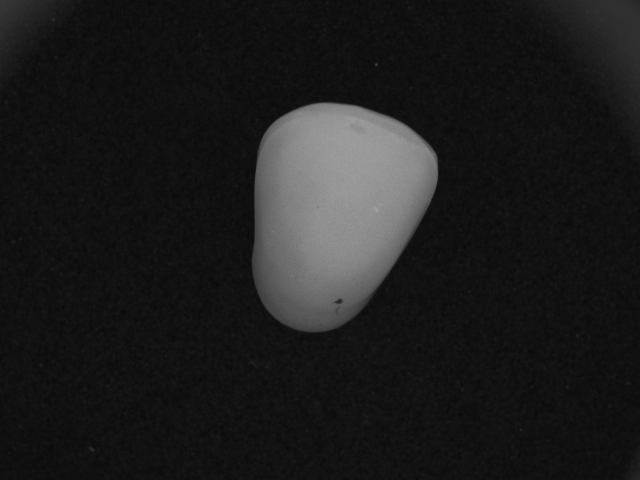
%> input picture Matlab/Imagenes/con defecto/S1.bmp, 640 x 480 px; its folder holds only this picture in this run
$ octave detectorImpureza.m   (GNU Octave 9; MATLAB toolbox functions it lacks are replaced by stand-ins)
%> lines starting %> are read from the running program, lines starting %| are printed output that depends on the picture
### Matlab/Scripts/cutImage.m
function imgRecortada = cutImage(image)
imgRecortada = image(65:380,150:490);
end

### Matlab/Scripts/detectorImpureza.m
%Directorio de entrada de los archivos con defectos
DIRENTRADA = '..\Imagenes\con defecto\';
DIRENTRADA2 = '..\Imagenes\sin defecto\';
%Elemento estructural
eleStructural = ones(4);
for ju=1:2
    if ju==1
        files = dir(strcat(DIRENTRADA,'*.bmp'));
    else
        files = dir(strcat(DIRENTRADA2,'*.bmp'));
    end
    [f c] = size(files);

     contImg = 0;

    %For que recorre las im醙enes y les aplica la funcion Bottom Hat
    for i=1:f
        if ju==1
            nomImg = strcat(DIRENTRADA,files(i).name);
        else
            nomImg = strcat(DIRENTRADA2,files(i).name);
        end
        img = imread(nomImg);
%> img is the input picture: size 480x640x3 uint8; min 10, max 161, mean 28.9
        %Corta la imagen para eliminar, en lo posible, el fondo.
        img = cutImage(img);
%> in cutImage, `imgRecortada = image(65:380,150:490);`:
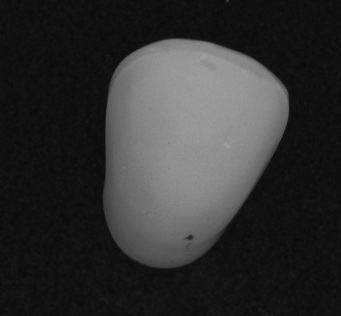
%> imgRecortada: size 316x341 uint8; min 10, max 161, mean 49.2
        %Aplicamos el filtro Bottom Hat
        bhImagen = imbothat(img,eleStructural);
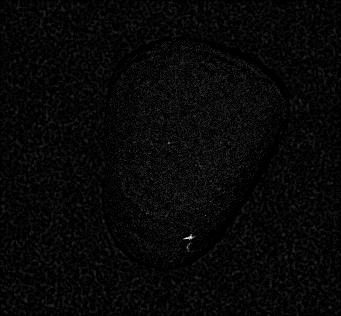
%> bhImagen: size 316x341 uint8; min 0, max 37, mean 1.1; drawn with min black and max white

        [ff cc] = size(bhImagen);
%> ff = 316; cc = 341
        cont = 0;
        for j=1:ff
            for k=1:cc
                if bhImagen(j,k,1) >= 22
                    cont = cont + 1;
                end
            end
        end
%> after the loop, cont = 13

        if cont >= 1
            %disp (strcat(files(i).name,' -- ',int2str(cont)));
            contImg = contImg + 1;
        end
    end
    %Calculamos el error
    ErrorTotal = (contImg/f)*100;
     if ju==1
        disp(strcat('El porcentaje de error en las imagenes con impurezas es: ',num2str((100-ErrorTotal)) , '%'));
    else
        disp(strcat('El porcentaje de error en las imagenes sin impurezas es: ',num2str(ErrorTotal) , '%'));
     end
end
